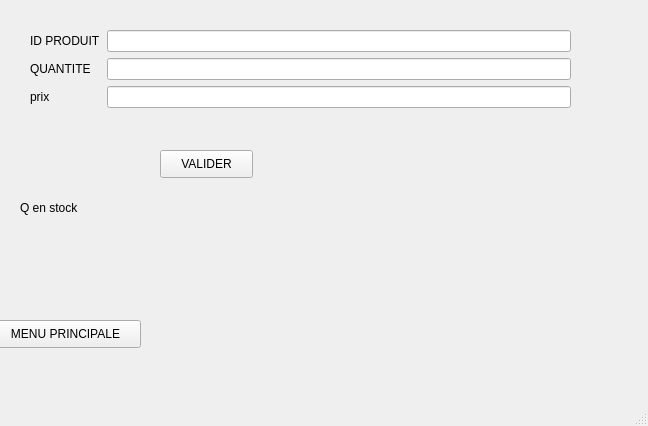
<?xml version="1.0" encoding="UTF-8"?>
<ui version="4.0">
 <class>SortieWindow</class>
 <widget class="QMainWindow" name="SortieWindow">
  <property name="geometry">
   <rect>
    <x>0</x>
    <y>0</y>
    <width>648</width>
    <height>426</height>
   </rect>
  </property>
  <property name="windowTitle">
   <string>MainWindow</string>
  </property>
  <widget class="QWidget" name="centralwidget">
   <widget class="QWidget" name="layoutWidget">
    <property name="geometry">
     <rect>
      <x>30</x>
      <y>30</y>
      <width>541</width>
      <height>111</height>
     </rect>
    </property>
    <layout class="QFormLayout" name="formLayout">
     <item row="0" column="0">
      <widget class="QLabel" name="label">
       <property name="text">
        <string>ID PRODUIT</string>
       </property>
      </widget>
     </item>
     <item row="0" column="1">
      <widget class="QLineEdit" name="lineEdit_8"/>
     </item>
     <item row="1" column="0">
      <widget class="QLabel" name="label_8">
       <property name="text">
        <string>QUANTITE</string>
       </property>
      </widget>
     </item>
     <item row="1" column="1">
      <widget class="QLineEdit" name="lineEdit"/>
     </item>
     <item row="2" column="0">
      <widget class="QLabel" name="label_7">
       <property name="text">
        <string>prix</string>
       </property>
      </widget>
     </item>
     <item row="2" column="1">
      <widget class="QLineEdit" name="lineEdit_2"/>
     </item>
    </layout>
   </widget>
   <widget class="QPushButton" name="pushButton">
    <property name="geometry">
     <rect>
      <x>160</x>
      <y>150</y>
      <width>93</width>
      <height>28</height>
     </rect>
    </property>
    <property name="text">
     <string>VALIDER</string>
    </property>
   </widget>
   <widget class="QPushButton" name="pushButton_2">
    <property name="geometry">
     <rect>
      <x>-10</x>
      <y>320</y>
      <width>151</width>
      <height>28</height>
     </rect>
    </property>
    <property name="text">
     <string>MENU PRINCIPALE</string>
    </property>
   </widget>
   <widget class="QLabel" name="label_2">
    <property name="geometry">
     <rect>
      <x>130</x>
      <y>200</y>
      <width>55</width>
      <height>16</height>
     </rect>
    </property>
    <property name="text">
     <string/>
    </property>
   </widget>
   <widget class="QLabel" name="label_3">
    <property name="geometry">
     <rect>
      <x>20</x>
      <y>200</y>
      <width>61</width>
      <height>16</height>
     </rect>
    </property>
    <property name="text">
     <string>Q en stock</string>
    </property>
   </widget>
   <widget class="QLabel" name="label_4">
    <property name="geometry">
     <rect>
      <x>240</x>
      <y>170</y>
      <width>381</width>
      <height>61</height>
     </rect>
    </property>
    <property name="text">
     <string/>
    </property>
   </widget>
  </widget>
  <widget class="QMenuBar" name="menubar">
   <property name="geometry">
    <rect>
     <x>0</x>
     <y>0</y>
     <width>648</width>
     <height>26</height>
    </rect>
   </property>
  </widget>
  <widget class="QStatusBar" name="statusbar"/>
 </widget>
 <resources/>
 <connections/>
</ui>
